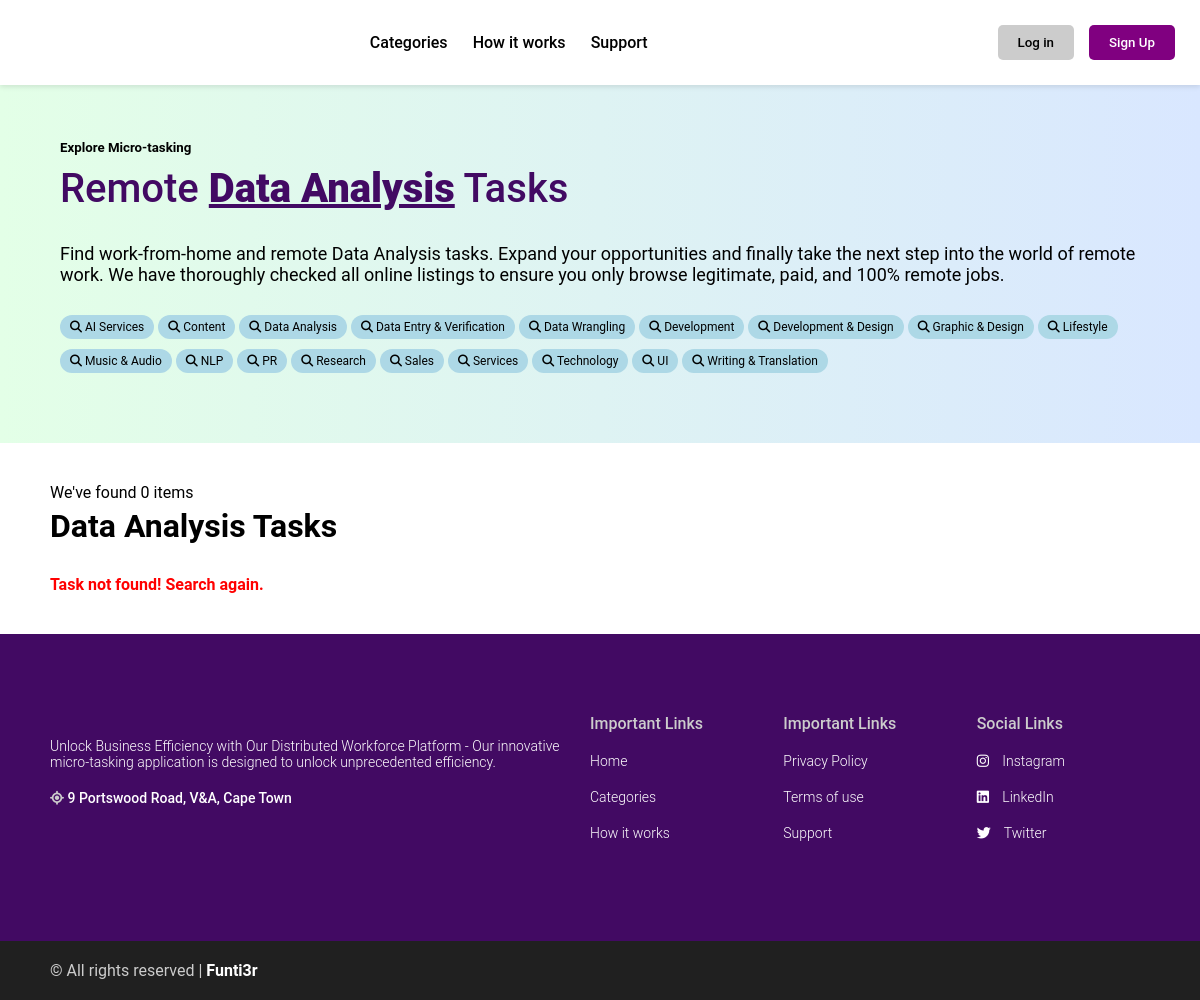
The app's page /category/2/ with its own data.
### tasks/models.py (models this page shows, shortened)
class Category(models.Model):
    name = models.CharField(max_length=255)
    icon = models.ImageField(upload_to='category_icons/', null=True, blank=True)
    class Meta:
        ordering = ("name",)
        verbose_name_plural = "Categories"

### myapp/views.py (the view)
# urls.py: path('category/<int:category_id>/', category_tasks, name='category_tasks'),
def category_tasks(request, category_id):
    categories = Category.objects.all()
    category = get_object_or_404(Category, id=category_id)
    tasks = Task.objects.filter(category=category)
    return render(request, "myapp/category_tasks.html", {"category": category, "categories": categories ,"tasks": tasks})

### notifications/context_processors.py (called while the page is built)
def notifications(request):
    if request.user.is_authenticated:
        return {"notifications": request.user.notifications.filter(is_read=False)}
    else:
        return {"notifications": []}

### myapp/templates/myapp/category_tasks.html (shortened to what this page needs)
{% extends "myapp/nav-footer.html" %}
{% load static %}
{% block content %}
<div class="main">
    <div class="hero">
        <div class="hero-section">
            <h5 class="hero-subtitle">Explore Micro-tasking</h5>
            <h1 class="hero-section-title">
                Remote <span>{{ category.name }}</span> Tasks
            </h1>
                <p class="hero-text">Find work-from-home and remote {{ category.name }} tasks. Expand your opportunities and finally take the next step into the world of remote work. We have thoroughly checked all online listings to ensure you only browse legitimate, paid, and 100% remote jobs.
                </p>
                <div class="hero-categories">
                    <div class="categories">
                            {% for category in categories %}
                            <a href="{% url 'category_tasks' category.id %}">
                                <button class="btn-category">
                                    <i class="fa fa-search"></i> {{ category.name }}
                                </button>
                            </a>
                            {% endfor %}
                    </div>
                </div>
        </div>
    </div>
</div>
<div class="category-results">
<div class="container">
    <h2 class="category-title">We've found {{ category.tasks.count }} items </h2>
    <h1 class="title">{{ category.name }} Tasks</h1>
    <div class="card-grid">
        {% for task in tasks %}
           <div class="card-item">
            {% if task.image %}
            <img src="{{ task.image.url }}" class="image" alt="Task Image">
            {% endif %}
                        <div class="card-body">
                            <div class="info">
                                <h2 class="card-title">{{ task.title }}</h2>
                                <h2 class="card-amount">{{ task.category }}</h2>
                            </div>
                            <p class="card-description"> {{ task.short_description|truncatewords:10 }} </p>
                            <!-- {% if user.is_authenticated %}
                                <form action="{% url 'toggle_favorite' task.id %}" method="post">
                                    {% csrf_token %}
                                    <input type="submit" class="favorite" value="{% if task in user.favorite_tasks.all %} Remove from Favorites{% else %} Add to Favorites {% endif %}">
                                </form>
                            {% else %}
                                <p>Login to add to Favorites.</p>
                            {% endif %}  -->
                        </div>
                        <div class="card-footer">
                            {% if request.user == task.created_by %}
                                <a href="{% url 'edit_task' task.id %}" class="edit">Edit</a>
                                <a href="{% url 'delete_task' task.id %}" class="delete">Delete</a>
                            {% else %}
                                <a href="{% url 'task_detail' task.id %}" class="view-more">View More</a>
                            {% endif %}
                            <div class="company-name">
                                {% if task.company_logo %}
                                <img src="{{ task.company_logo.url }}" class="company_logo">
                                {% endif %}
                            </div>
                        </div>
                    </div>
        {% empty %}
        <p class="task-notification">Task not found! Search again.</p>
        {% endfor %}
    </div>
</div>
</div>
{% endblock content %}

### static/css/style.css (style rules this page uses)
:root { --color-primary: #420A63; --color-secondary: #FC6B26; --color-tertiary: #F70A03; --color: rgb(255,255,255); --background-color: rgb(29, 38,154); --box-shadow: 0 6px 7px -4px rgba(0,0,0,0.2); }
* { margin: 0; padding: 0; box-sizing: border-box; text-decoration: none; list-style: none; font-family: 'Roboto', Arial, sans-serif; }
a { text-decoration: none; }

### static/css/card.css (style rules this page uses)
.card-grid { display:grid; grid-template-columns: repeat(auto-fit, minmax(250px, 1fr)); gap: 20px; }

### myapp/templates/myapp/category_tasks.html (style rules this page uses)
body { padding-top: 80px; }
.container { max-width: 1100px; margin: 0 auto; }
.task-notification { color: red; font-weight: 600; }
.title { margin-bottom: 30px; }
.main { background: linear-gradient(90deg, #e3ffe7 0%, #d9e7ff 100%); padding: 60px; }
.hero { max-width: 1100px; margin: 0 auto; display: grid; grid-template-columns: 1fr; gap: 40px; align-items: center; }
.hero-section-title { font-weight: 500; font-size: 40px; }
.hero-section-title span { font-weight: 900; color: #420A63; text-decoration: underline; }
.hero-subtitle { margin-bottom: 10px; }
.hero-text { font-size: 18px; font-weight: 400; margin: 30px 0; }
.btn-category { font-size: 12px; background: lightblue; border: none; border-radius: 20px; padding: 5px 10px; cursor: pointer; transition: all 0.1s ease; margin-bottom: 10px; }
.hero-categories { margin-top: 15px; display: flex; flex-wrap: wrap; align-items: center; gap: 20px; }
.category-title { font-size: 12px; font-weight: 400; }
a { color: black; }
.category-results { margin: 40px 0; }
.category-title { font-size: 16px; margin-bottom: 5px; }

### records on screen
Category: name "Data Analysis", tasks.count "0"
Category: name "AI Services"
Category: name "Content"
Category: name "Data Entry & Verification"
Category: name "Data Wrangling"
Category: name "Development"
Category: name "Development & Design"
Category: name "Graphic & Design"
Category: name "Lifestyle"
Category: name "Music & Audio"
Category: name "NLP"
Category: name "PR"
Category: name "Research"
Category: name "Sales"
Category: name "Services"
Category: name "Technology"
Category: name "UI"
Category: name "Writing & Translation"
